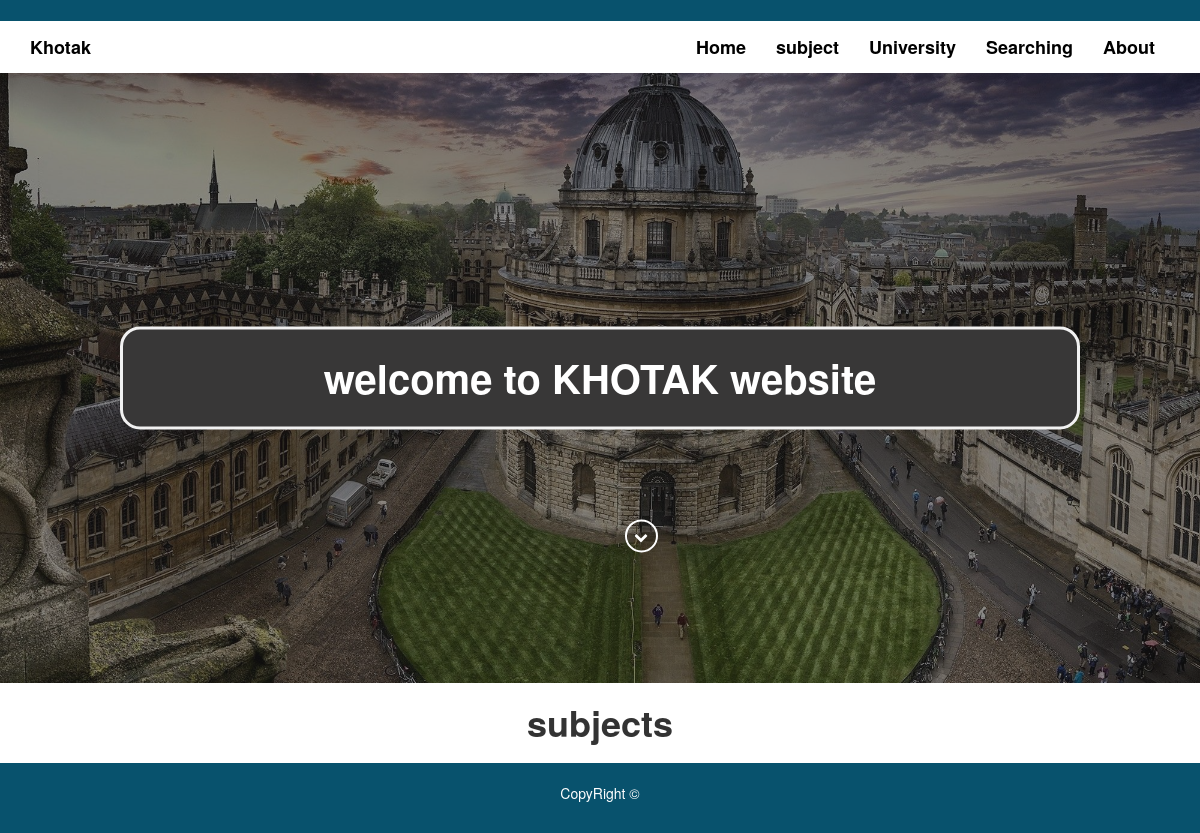
Before: /subject.php?Id=5&subjectId=pageSub with the older database file.
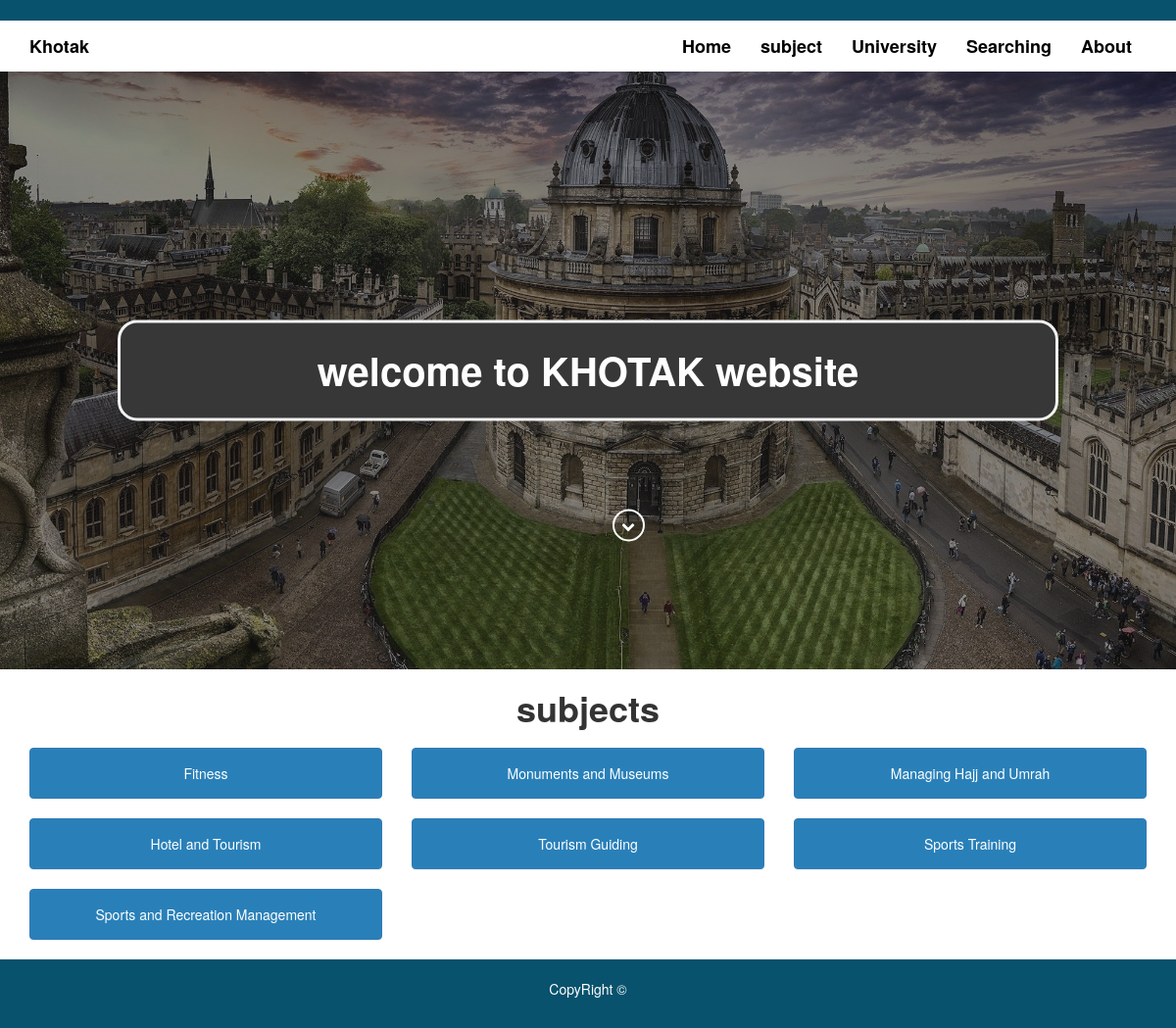
After: the same page with the newer database file.
### tables this page shows
CREATE TABLE `subject` (
  `subjectID` int(11) NOT NULL,
  `name` varchar(255) DEFAULT NULL,
  `discription` varchar(2300) DEFAULT NULL,
  `majorID` int(11) DEFAULT NULL
);

### subject.php (the view, shortened to what this page needs)
<?php
include('includes/header.php');
if(isset($_GET['subjectId'])){
    $sub=$_GET['subjectId'];
}else{
    $sub="major";
}
?>
    <div class="content-section">
        <div class="container">
      <div class="con">
    <div class="wel" id="well-s">
       welcome to KHOTAK website
    </div>
                                         <span class="arrow ">
                 <i class="fa fa-chevron-down hvr-icon-hang typed-cursor"></i>
                                 </span>
            </div>
       </div>
    </div>
<?php
if($sub=="major"){
?>
<div class="image-subjects text-center">
      <div class="container">
          <h2>Major</h2>
           <div class="row">
             <?php
               global $con;
            $stmt=$con->prepare("select * FROM major ");
              $stmt->execute();
               $majors=$stmt->fetchAll();
                $counts3=$stmt->rowCount();
               foreach($majors as $maj){
                 ?>
                 <div class="col-md-4">
                <div class="panel panel-primary">
      <div class="panel-body"><a href="?Id=<?php echo $maj['majorID'] ?>&subjectId=pageSub">
                <?php echo $maj['name']; ?>
                </a></div>
    </div>
                 </div>
                 <?php
               }
              ?>
           </div>
      </div>
</div>
<?php
}elseif($sub=="pageSub"){
        $id=$_GET['Id'];
 ?>
 <div class="image-subjects text-center">
      <div class="container">
          <h2>subjects</h2>
           <div class="row">
             <?php
               global $con;
            $stmt=$con->prepare("select * FROM subject
            where majorid=?");
              $stmt->execute(array($id));
               $subjects=$stmt->fetchAll();
               foreach($subjects as $subj){
                 ?>
                 <div class="col-md-4">
               <div class="panel panel-primary">
                   <div class="panel-body">
<a href="?IdSub=<?php echo $subj['subjectID']; ?>&subjectId=pageSubs">
                <?php echo $subj['name']; ?>
                </a>
                   </div>
                   </div>
                 </div>
                 <?php
               }
              ?>
           </div>
      </div>
</div>
   <?php
}
?>
<?php
include('includes/footer.php');
?>

Changed rows visible on the page:
added subject: name "Fitness"
added subject: name "Monuments and Museums"
added subject: name "Managing Hajj and Umrah"
added subject: name "Hotel and Tourism"
added subject: name "Tourism Guiding"
added subject: name "Sports Training"
added subject: name "Sports and Recreation Management"
